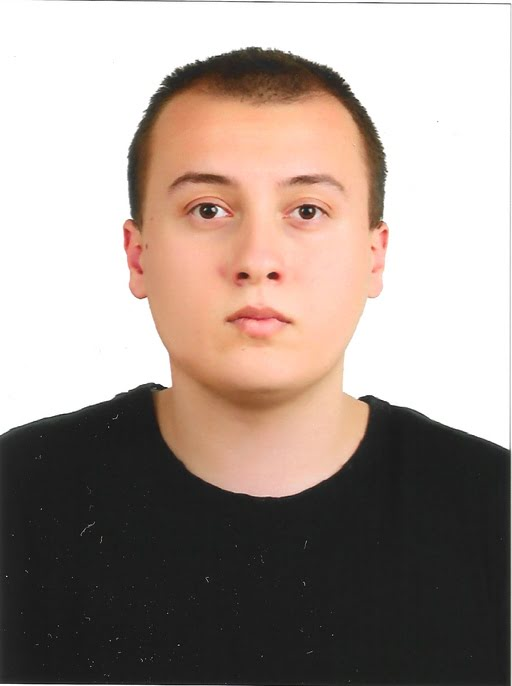
#> input picture 01_odev/image/Vesikalik.jpg, 512 x 686 px, found by its file name
$ python 01_odev.py
#> lines starting #> are read from the running program, lines starting #| are printed output that depends on the picture
import numpy as np
import cv2

# Fotoğrafı gri tonlama çevirin ve gösterin.
img = cv2.imread('01_odev/image/Vesikalik.jpg',cv2.IMREAD_GRAYSCALE)
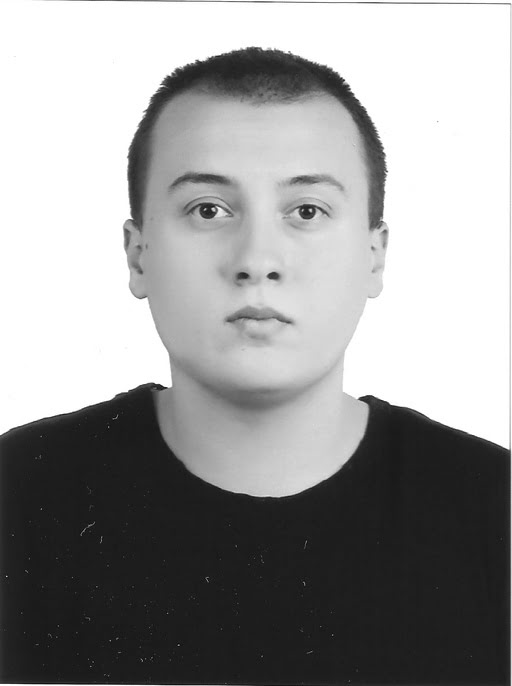
#> img: shape (686, 512); min 3, max 255, mean 152.2
cv2.imshow('Portre: ', img)
cv2.waitKey(0)

# Fotoğrafın matris boyutları analiz ettirip ekrana yazdırın.
print(f"Matris Boyutları: {img.shape}")
#| Matris Boyutları: (686, 512)

# Sadece yüzünüzü kapsayan bölgeyi (ROI slicing) keserek ayrı pencerede gösterin.
roi = img[160:360, 160:360]
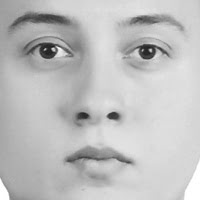
#> roi: shape (200, 200); min 26, max 255, mean 191.1

cv2.imshow('ROI: ', roi)
cv2.waitKey(0)

# Kesilen yüz bölgesini, NumPy matris matematiği kullanarak 2-bit (4 renk) olacak şekilde yuvarlama faktörüyle nicemleyip (quantization) "False Contouring/Posterization" hatasını üretin.
seviye = 2 ** 2

faktor = 256 // seviye

nicemli = (roi // faktor) * faktor
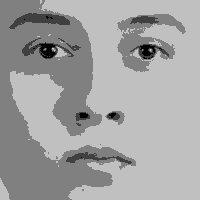
#> nicemli: shape (200, 200); min 0, max 192, mean 161.8

cv2.imshow(f'2 bit (4 renk)', nicemli)
cv2.waitKey()

cv2.destroyAllWindows()
